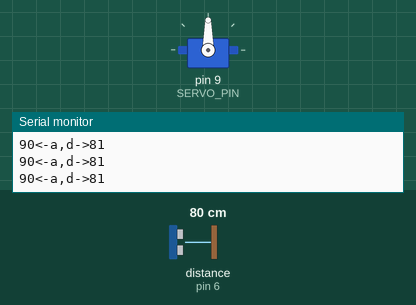
The sketch below on a simulated Arduino Uno, built with avr-gcc and run on an emulated ATmega328P. On the bench: servo, the last lines printed to the serial monitor. The inputs (shaded band) are chosen by the test bench; at power-on: distance to the obstacle (sensor on pin 6) 80 cm. The echo pulse lasts 58.3 µs per cm.

Above: at 1.7 s.
1.8 s: distance to the obstacle (sensor on pin 6) set to 33 cm
3.3 s: distance to the obstacle (sensor on pin 6) set to 27 cm
At 3.76 s:
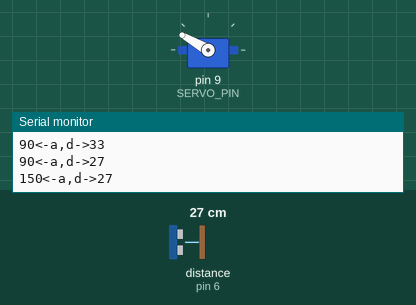
6.3 s: distance to the obstacle (sensor on pin 6) set to 2 cm
At 7.3 s:
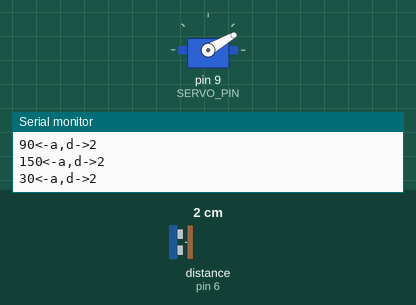
9.3 s: distance to the obstacle (sensor on pin 6) set to 60 cm
At 10.3 s:
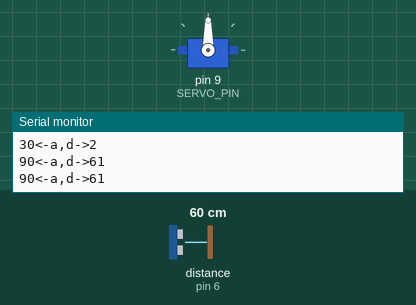
Timing chart, 0 to 12.3 s (numbered marks = the images above; inputs shaded):
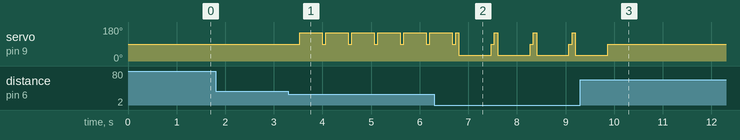

The sketch:

Rover1.ino.ino.ino
```cpp
#include <Servo.h>
#include <NewPing.h>

#define SERVO_PIN 9

#define M1_IN1 A1
#define M1_IN2 A2
#define M2_IN1 A3
#define M2_IN2 A4

#define COLL_DIST 30 // sets distance at which robot stops and reverses to 10cm
#define TURN_DIST COLL_DIST-10 // sets distance at which robot steers away from object (not reverse) to 20cm (10+10)

#define TRIGGER_PIN  7  // Arduino pin tied to trigger pin on the ultrasonic sensor.
#define ECHO_PIN     6  // Arduino pin tied to echo pin on the ultrasonic sensor.
#define MAX_DISTANCE 300 // Maximum distance we want to ping for (in centimeters). Maximum sensor distance is rated at 400-500cm.


int servo_angle[3]={30,90,150};
int max_angles=3;
int servo_delay=15; //delay to reach the position
int servo_pos=0;

int Step_delay=200;
int CurDist = 0;
int maxAngle = 0;

int maxRight = 0;
int maxLeft = 0;
int maxFront = 0;
 int d1,d0,d2;

int cur_dir=0;  //Direction code : 1:forward,-1 backward,2:right,-2:left

Servo myservo;
NewPing sonar(TRIGGER_PIN, ECHO_PIN, MAX_DISTANCE); // NewPing setup of pins and maximum distance.

void setup() {
 myservo.attach(SERVO_PIN);
 myservo.write(90);
delay(500);
 Serial.begin(9600);
}

void loop() {
  // put your main code here, to run repeatedly:

/*
checkdirection(1);
foreward();
checkdirection(0);
 */

if(chkforward()!=1){
  if(chkleft()!=1){
    if(chkright()!=1)stepback();
    }
  }
if(maxAngle<90){right();}
 else   if(maxAngle>90){left();}
}


//Find the next path direction

void checkdirection(int dir){
 int curLeft = 0;
 int curFront = 0;
 int curRight = 0;
 int curDist = 0;
 int j,inc;
 if(dir==1){j=0;inc=1;}
 else {j=max_angles-1;inc=-1;}
 for(int i=0;i<max_angles;i++){
  if(cur_dir==1){foreward();}
  curDist=scan(i);
  // if dist is less than colliasion dist, then go back 1 step and change direction.
  if(curDist<COLL_DIST){
    stepback();
    if(maxAngle<90){right();}
    if(maxAngle>90){left();}
    break;
    }
   //check distance is lessthan trun threshold , then trun
   if (curDist < TURN_DIST) {
    if(servo_angle[j]<90){right();}
    if(servo_angle[j]>90){left();}
      foreward();
      }
 //find direction with max avilable distancce
 if(curDist>CurDist){maxAngle=servo_angle[j];}
  CurDist=curDist;
 //delay(500);
 j=j+inc;
  }
  Serial.print("dir:");Serial.println(cur_dir);
}

int chkforward(){

   d1=scan(1);

  if(d1<COLL_DIST){
   // stepback();
    mstop();
    return -1;
  }
  else  foreward();
  maxAngle=servo_angle[1];
  return 1;
}

int chkleft(){
   CurDist=scan(2);
    if (CurDist < TURN_DIST) {
        // if(cur_dir!=1)stepback();
          return -1;
      }
      else left();
       maxAngle=servo_angle[2];
       return 1;
  }

int chkright(){
   CurDist=scan(0);
    if (CurDist < TURN_DIST) {
        // if(cur_dir!=1)stepback();
          return -1;
      }
      else right();
      maxAngle=servo_angle[0];
       return 1;
  }

//back on obstacle
void stepback(){
   backward();
   delay(Step_delay);
  // mstop();
  }


// *************Movement
//1. Foreward
void foreward(){
  digitalWrite(M1_IN1,LOW);
  digitalWrite(M1_IN2,HIGH);
  digitalWrite(M2_IN1,LOW);
  digitalWrite(M2_IN2,HIGH);
  cur_dir=1;
  delay(Step_delay);
  }

//2. Backward
void backward(){
  digitalWrite(M1_IN1,HIGH);
  digitalWrite(M1_IN2,LOW);
  digitalWrite(M2_IN1,HIGH);
  digitalWrite(M2_IN2,LOW);
  cur_dir=-1;
  delay(Step_delay);
  }

 //3. Left
void left(){
  digitalWrite(M1_IN1,LOW);
  digitalWrite(M1_IN2,HIGH);
  digitalWrite(M2_IN1,HIGH);
  digitalWrite(M2_IN2,LOW);
  cur_dir=-2;
  delay(Step_delay);
  }

 //4. Right
void right(){
  digitalWrite(M1_IN1,HIGH);
  digitalWrite(M1_IN2,LOW);
  digitalWrite(M2_IN1,LOW);
  digitalWrite(M2_IN2,HIGH);
  delay(Step_delay);
  cur_dir=2;
  }

//5.Stop
void mstop(){
  digitalWrite(M1_IN1,LOW);
  digitalWrite(M1_IN2,LOW);
  digitalWrite(M2_IN1,LOW);
  digitalWrite(M2_IN2,LOW);
 // delay(Step_delay);
  cur_dir=0;
  }

//********************  Scaning - Obstacle Distances
//Get Distance at each position  for a (angle- servo)
long scan(int pos){
  long dist;
  servopos(servo_angle[pos]);
 dist=sonar.ping_cm();
 if(dist == 0) // If we timed out
  {
   pinMode(ECHO_PIN, OUTPUT); // Then we set echo pin to output mode
   digitalWrite(ECHO_PIN, LOW); // We send a LOW pulse to the echo pin
   delayMicroseconds(200);
   pinMode(ECHO_PIN, INPUT); // And finaly we come back to input mode
   dist=sonar.ping_cm();
 }
  Serial.print(servo_angle[pos]);Serial.print("<-a,d->");Serial.println(dist);
  delay(50);
  if(dist<2)dist=MAX_DISTANCE;
  return dist;
}

//**********Position the Servo to and angle 'pos'
void servopos(int pos){
   myservo.write(pos);              //tell servo to go to position in variable 'pos'
    delay(servo_delay);
}
```

Measured:
- the behaviour switches between 30 and 29 cm on distance to the obstacle (sensor on pin 6) (found by bisection; images 0 and 1)
- after the input at 3.3 s, servo on pin 9 (SERVO_PIN): alternates 150° for 0.47 s and 90° for 0.07 s, starting after 0.23 s
- after the input at 9.3 s, servo on pin 9 (SERVO_PIN): goes on until 9.9 s, then stays 90°
